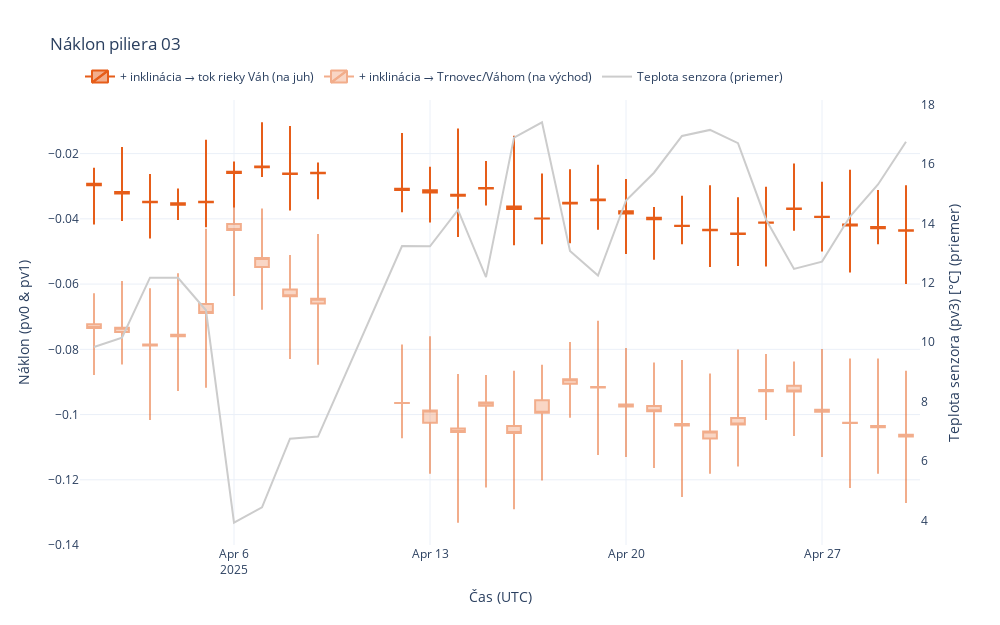
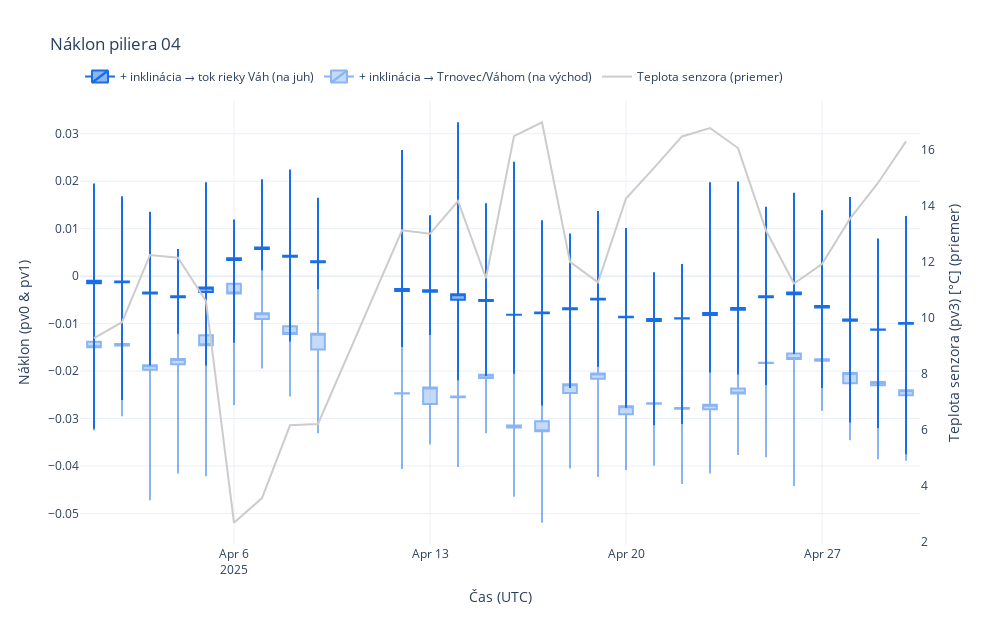
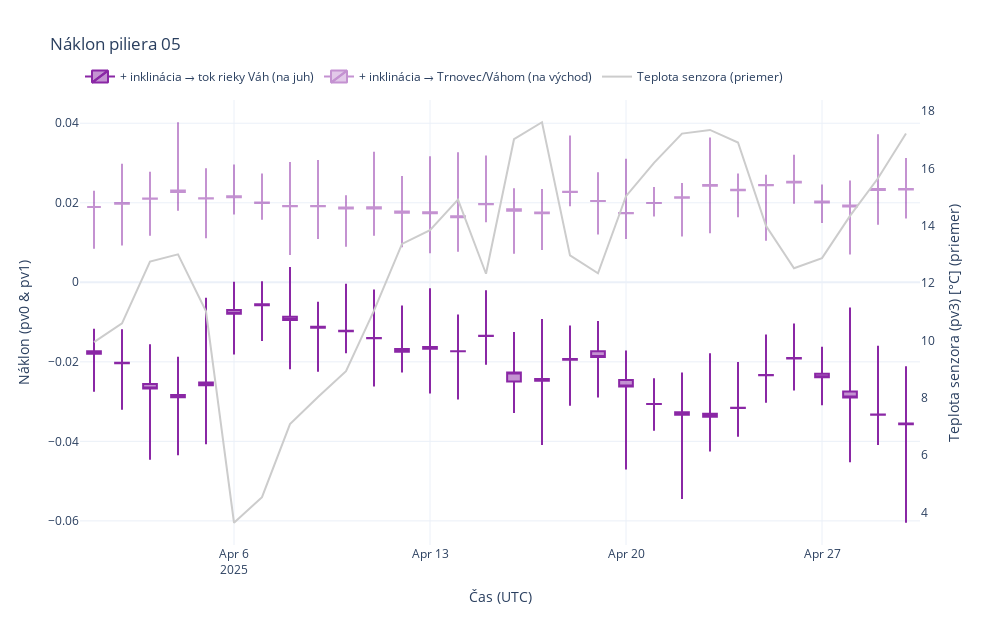

Here is the notebook cell these charts were saved with, in order:
### Code cell
# Common time range
from_time = "2025-04-01 00:00"
to_time = "2025-05-01 00:00"

plot_candlestick_inclinations(
    df_hub_1, pier_number=3, uuid="124005320765128", title="Náklon piliera 03",
    from_time=from_time, to_time=to_time)
plot_candlestick_inclinations(
    df_hub_1, pier_number=4, uuid="124005320765128", title="Náklon piliera 04",
    from_time=from_time, to_time=to_time)
plot_candlestick_inclinations(
    df_hub_2, pier_number=5, uuid="229128940302024", title="Náklon piliera 05",
    from_time=from_time, to_time=to_time)
plot_candlestick_inclinations(
    df_hub_2, pier_number=6, uuid="229128940302024", title="Náklon piliera 06",
    from_time=from_time, to_time=to_time)
